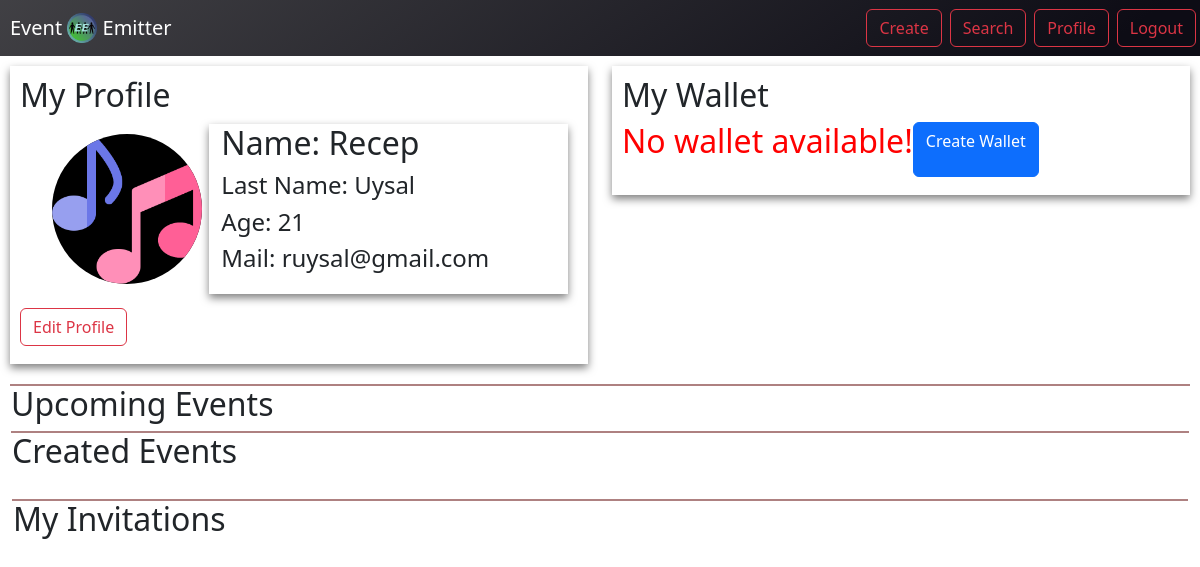
The app's page /profile.php (signed in), older data.
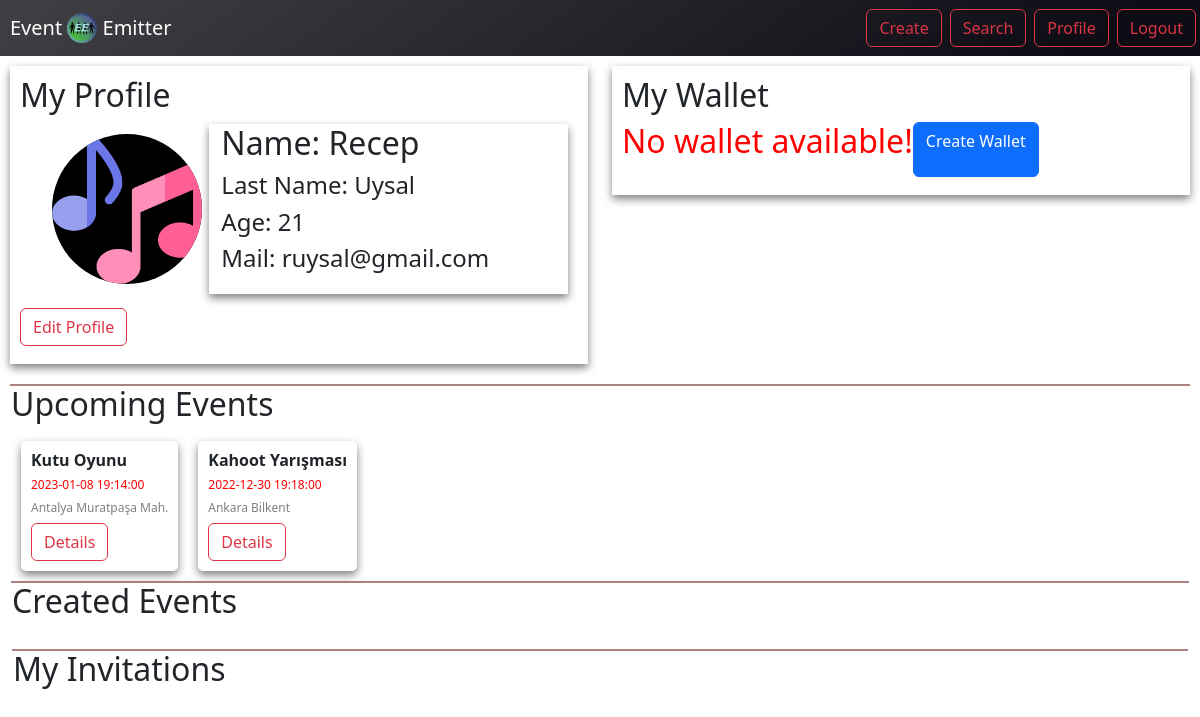
The same page, newer data.
### tables this page shows
CREATE TABLE `user` (
  `id` int(11) NOT NULL,
  `type` enum('A','U') NOT NULL DEFAULT 'U',
  `first_name` varchar(255) NOT NULL,
  `middle_name` varchar(255) DEFAULT NULL,
  `last_name` varchar(255) NOT NULL,
  `dateOfBirth` date NOT NULL,
  `age` int(11) NOT NULL,
  `gender` enum('M','F') NOT NULL,
  `mail` varchar(255) NOT NULL,
  `password` varchar(255) NOT NULL,
  `rating` float(2,1) NOT NULL DEFAULT 0.0
);

CREATE TABLE `attend` (
  `user_id` int(11) NOT NULL,
  `event_id` int(11) NOT NULL,
  `pass_id` int(11) DEFAULT NULL
);

CREATE TABLE `event` (
  `event_id` int(11) NOT NULL,
  `location_id` int(11) NOT NULL,
  `title` varchar(255) NOT NULL,
  `creator_id` int(11) NOT NULL,
  `description` varchar(2000) DEFAULT NULL,
  `type` enum('festival','competition','music','sports','workshop','art','staged','informational') NOT NULL,
  `registration_endtime` datetime NOT NULL,
  `start_time` datetime NOT NULL,
  `end_time` datetime NOT NULL,
  `current_capacity` int(11) NOT NULL DEFAULT 0,
  `status` varchar(255) NOT NULL,
  `rating` float(2,1) NOT NULL DEFAULT 0.0,
  `ticket_price` float(8,2) DEFAULT 0.00,
  `image` varchar(500) DEFAULT NULL
);

CREATE TABLE `location` (
  `location_id` int(11) NOT NULL,
  `address_city` varchar(255) DEFAULT NULL,
  `address_street` varchar(255) DEFAULT NULL,
  `address_building` varchar(255) DEFAULT NULL,
  `online_address` varchar(255) DEFAULT NULL
);

### profile.php (the view, shortened to what this page needs)
<?php include("api/connection.php") ?>
<!DOCTYPE html>
<html lang="en">
<link href="https://cdn.jsdelivr.net/npm/bootstrap@5.2.1/dist/css/bootstrap.min.css" rel="stylesheet">
<body >
    <body>
        <?php include_once("navbar.php"); ?>
        <?php $userID = $_SESSION["id"]; ?>
        <div style="margin:10px">
            <div class="row">
                <div class="col-6">
                    <div style=" padding:10px;background-color: white; filter: drop-shadow(0px 4px 4px rgba(0, 0, 0, 0.5));">
                        <h2>My Profile<h2>
                                <div class="row" style="margin:10px">
                                    <div class="col-4">
                                        <img style="margin:10px; background-color:black; border-radius:75px;" src="musical-note.png" alt="Event Image" width="150" height="150">
                                    </div>
                                    <?php
                                        $query = "SELECT * FROM user WHERE id = $userID";
                                        $result = mysqli_query($connection, $query);
                                        while ($row = mysqli_fetch_assoc($result))
                                        {
                                            echo '<div class="col-8 " style="background-color:white; filter: drop-shadow(0px 4px 4px rgba(0, 0, 0, 0.5));>
                                                    <h4">Name: ' . $row["first_name"] . ' ' . $row["middle_name"] . '<h4>
                                                    <h4>Last Name: ' . $row["last_name"] . '<h4>
                                                    <h4>Age: ' . $row["age"] . '<h4>
                                                    <h4>Mail: ' . $row["mail"] . '<h4>
                                                </div>';
                                        }
                                    ?>
                                </div>
                                <a type="button" class="btn btn-outline-danger" href="edit_profile.php"
                                        style="">Edit Profile</a>
                    </div>
                </div>
                <div class="col-6">
                    <div style="padding:10px; background-color: white;filter: drop-shadow(0px 4px 4px rgba(0, 0, 0, 0.5));">
                        <h2>My Wallet<h2>
                        <?php
                            $query = "SELECT * FROM wallet WHERE user_id = $userID";
                            $result = mysqli_query($connection, $query);
                        echo '<div style="display:flex">';
                            if (mysqli_num_rows($result) <= 0)
                            {
                                echo '<p style="color: red">No wallet available!</p><br>';
                                echo '<a href="./form_process/create_wallet_process.php" class="btn btn-primary" >Create Wallet</a>';
                            }
                        echo '</div>';
                        ?>
                    </div>
                </div>
            </div>
            <div style="margin-top:20px; height:0px; left:20px; top:112px; border:1px solid #AE8181; background-color: #AE8181">
            <div class="row">
                <h2>Upcoming Events</h2>
                <div style="display:flex;">
                        <?php
                            $query = "SELECT * FROM attend a
                                    JOIN user u ON a.user_id = u.id
                                    JOIN event e ON a.event_id = e.event_id
                                    JOIN location l ON e.location_id = l.location_id
                                    WHERE u.id = $userID";
                            $result = mysqli_query($connection, $query);
                            while ($row = mysqli_fetch_assoc($result))
                            {
                            echo '<div style="margin:10px;  background-color:white; filter: drop-shadow(0px 4px 4px rgba(0, 0, 0, 0.5)); border-radius:5px; padding:10px">';
                                echo '<h4 style="font-size: 16px; font-weight:bold;  ">' . $row["title"] . '</h4>';
                                echo '<h4 style="font-size: 12px;color:red;">' . $row["start_time"] . '</h4>';
                                echo '<h4 style="font-size: 12px; color:gray;">' . $row["address_city"] . ' ' . $row["address_street"] . '</h4>';
                                echo '<a type="button" class="btn btn-outline-danger" href="details.php?id=' . $row["event_id"] . '" style="">Details</a>';
                            echo '</div>';
                            }
                        ?>
                </div>
            </div>
            <div style=" height:0px; left:20px; top:112px; border:1px solid #AE8181; background-color: #AE8181">
            <div class="row">
                <h2>Created Events</h2>
            </div>
            <div style="margin-top:20px; height:0px; left:20px; top:112px; border:1px solid #AE8181; background-color: #AE8181">
            <div class="row">
                <h2>My Invitations</h2>
            </div>
    </body>
</html>

### navbar.php (shortened to what this page needs)
<nav class="navbar navbar-expand-lg navbar-dark "
    style=" background: linear-gradient(144.39deg, #FFFFFF -278.56%, #6D6D6D -78.47%, #0D0C15 91.61%);">
    <a class="navbar-brand" href="home_page.php" style="padding-left:10px">
        Event
        <img src="images/EE_logo.png" width="30" height="30" class="d-inline-block align-top" alt="">
        Emitter
    </a>
    <div class="collapse navbar-collapse" style="flex-direction: row-reverse;">
        <ul class="navbar-nav ml-auto">
            <li class="nav-item">
                <a type="button" class="btn btn-outline-danger mx-1" href="create_event.php">Create</a>
            </li>
            <li class="nav-item">
                <a type="button" class="btn btn-outline-danger mx-1" href="search_event.php">Search</a>
            </li>
            <li class="nav-item">
                <a type="button" class="btn btn-outline-danger mx-1" href="profile.php">Profile</a>
            </li>
            <li class="nav-item">
                <a type="button" class="btn btn-outline-danger mx-1" href="index.php">Logout</a>
            </li>
        </ul>
    </div>
</nav>

Row changes from the older to the newer data that the page shows:
added attend: event.title "Kutu Oyunu", event.start_time "2023-01-08 19:14:00", location.address_city "Antalya", location.address_street "Muratpaşa Mah."
added attend: event.title "Kahoot Yarışması", event.start_time "2022-12-30 19:18:00", location.address_city "Ankara", location.address_street "Bilkent"
